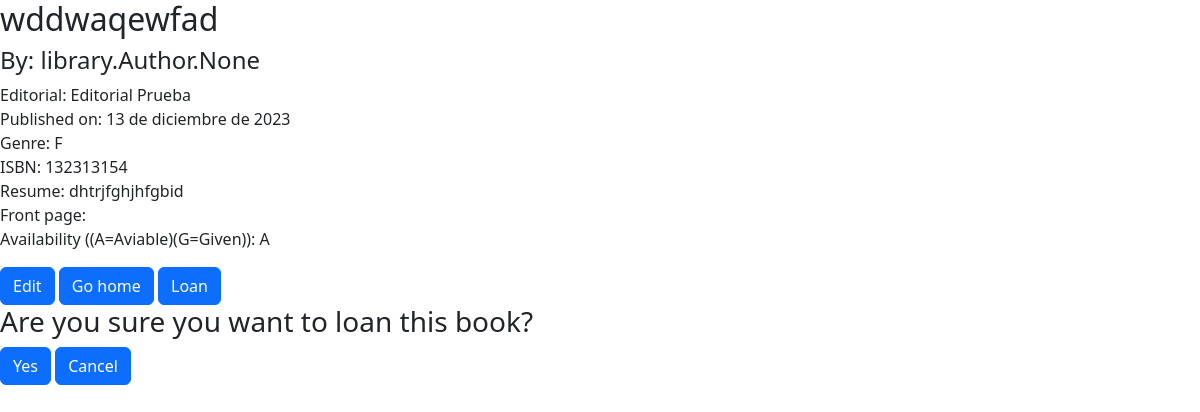
Page /loan/5 on the committed database.
### library/models.py (models this page shows, shortened)
class Book(models.Model):
    title = models.CharField(max_length=50)
    author = models.ManyToManyField(Author)
    editorial = models.ForeignKey(Editorial, on_delete=models.CASCADE)
    published_date = models.DateField()
    GENRE = (
        ('N','Novel'),
        ('F','Fantasy'),
        ('T','Theatre'),
        ('O','Other'),
    )
    genre = models.CharField(max_length=1,choices=GENRE)
    isbn = models.IntegerField(unique=True)
    resume = models.TextField()
    front_page = models.ImageField(upload_to='front_pages/',blank=True,null=True)
    AVAILABILITY = (
            ('A', 'Aviable'),
            ('G', 'Given'),
        )
    availability = models.CharField(max_length=1, choices=AVAILABILITY)

class Editorial(models.Model):
    name = models.CharField(max_length=100, unique=True)
    direcction = models.TextField()
    website = models.URLField()
    def __str__(self):
        return self.name

### library/views.py (the view, shortened to what this page needs)
# urls.py: path('loan/<int:pk>',LoanBook.as_view(),name='loan_book'),
class LoanBook(View):
    template_name = 'library/loan_book.html'
    def get(self,request,pk):
        book = Book.objects.get(id=pk)
        return render(request, self.template_name, {'book':book})

### library/templates/library/loan_book.html (shortened to what this page needs)
{% extends 'library/inspect_book.html' %}{% block content %}
<div>
    <form action="{% url 'loan_book' pk=book.pk %}" method="post">
        <h3>Are you sure you want to loan this book?</h3>
        <button class="btn btn-primary" type="submit">Yes</button>
        <a class="btn btn-primary" href="{% url 'inspect_book' pk=book.pk%}">Cancel</a>
    </form>
</div>
{% endblock %}

### library/templates/library/inspect_book.html (shortened to what this page needs)
<!DOCTYPE html>
<html lang="en">
<head>
    <link href="https://cdn.jsdelivr.net/npm/bootstrap@5.3.2/dist/css/bootstrap.min.css" rel="stylesheet">
</head>
<body>
    <div class="info">
        <h2>{{book.title}}</h2>
        <h4>By: {{book.author}}</h4>
        <p>
            Editorial: {{book.editorial}}<br>
            Published on: {{book.published_date}}<br>
            Genre: {{book.genre}}<br>
            ISBN: {{book.isbn}}<br>
            Resume: {{book.resume}}<br>
            Front page: <img width="150" src="{{ book.front_pages.url }}"><br>
            Availability ((A=Aviable)(G=Given)): {{book.availability}}
        </p>
    </div>
    <div class="buttons">
        <a class="btn btn-primary" href="{% url 'edit_book' pk=book.pk %}">Edit</a>
        <a class="btn btn-primary" href="{% url 'home' %}">Go home</a>
        <a class="btn btn-primary" href="{% url 'loan_book' pk=book.pk %}">Loan {{object}}</a>
    </div>
    <div>
        {% block content %}
        {% endblock %}
    </div>
</body>
</html>

### rows in the picture
Book: author "library.Author.None", editorial "Editorial Prueba", published_date "13 de diciembre de 2023", genre "F", isbn "132313154", resume "dhtrjfghjhfgbid", availability "A"
